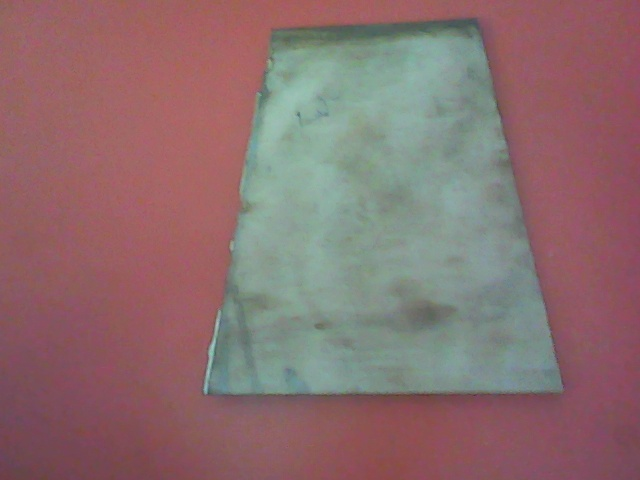
#> input picture OpenCV/im.jpg, 640 x 480 px, given in place of the camera
$ python take_pic+draw_filled_contour++.py   (Python 2 division)   (older library calls are emulated)
#> lines starting #> are read from the running program, lines starting #| are printed output that depends on the picture; after the words box and inside, x2 and y2 are one past the last pixel; in counts of white or black regions, pixels touching at a corner belong together; long printed decimals are rounded
import cv2
import numpy as np

# Create a VideoCapture object and read from input file
# If the input is the camera, pass 0 instead of the video file name
cap = cv2.VideoCapture(-1)

# Check if camera opened successfully
if (cap.isOpened()== False):
  print("Error opening video stream or file")
cap_frame=0

# Read until video is completed
while(cap.isOpened()):
  # Capture frame-by-frame
  ret, frame = cap.read()
#> frame is the input picture: shape (480, 640, 3); mean B, G, R 110.6, 109.9, 139.4
  if ret == True:

    # Display the resulting frame
    cv2.imshow('Frame',frame)

    # Press Q on keyboard to  exit
    if cv2.waitKey(25) & 0xFF == ord('q'):
#> (key q is pressed here)
      cap_frame=frame
      break

  # Break the loop
  else:
    break

cv2.imshow('PIC',cap_frame)
cv2.imwrite('image.jpg',cap_frame)
cv2.waitKey(0)

#reading source image from file
img = cv2.imread('image.jpg')
cv2.imshow('Image',img)
cv2.waitKey(0)

#converting source image to grayscale
gray_image = cv2.cvtColor(img, cv2.COLOR_BGR2GRAY)
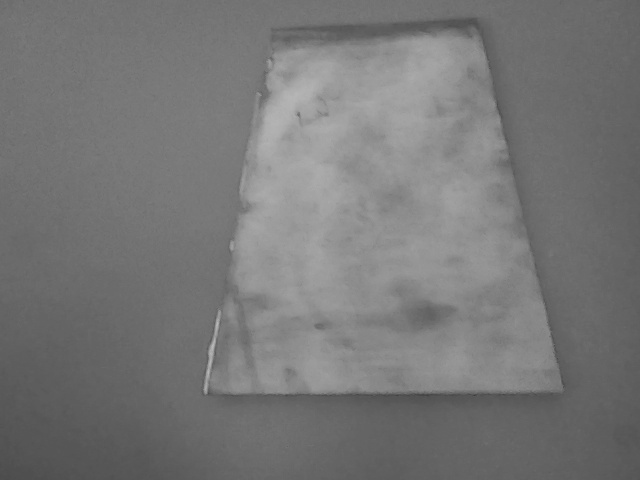
#> gray_image: shape (480, 640); min 58, max 188, mean 118.8

#applying a smoothing filter to the grayscale image
blur = cv2.GaussianBlur(gray_image,(3,3),0)
cv2.imshow('Blurred-Image',blur)
cv2.waitKey(0)

#Thresholding the blurred image
#ret,thresh1 = cv2.threshold(blur,220,255,cv2.THRESH_BINARY)
ret,thresh1 = cv2.threshold(blur,0,255,cv2.THRESH_BINARY+cv2.THRESH_OTSU)
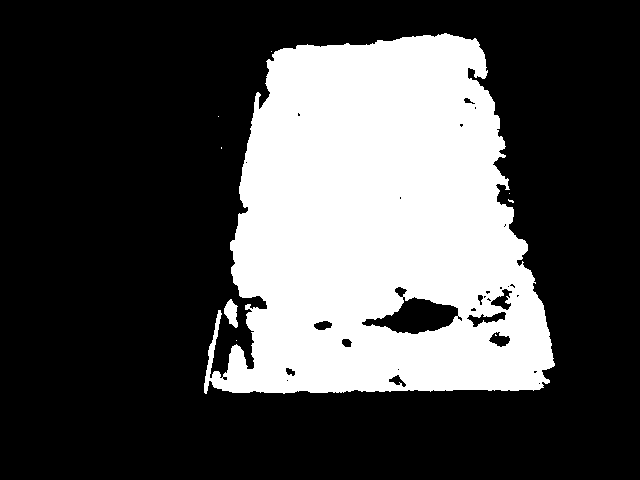
#> thresh1: shape (480, 640); 30% white; 9 white regions (7 under 20 px)
#> ret = 126
cv2.imshow('Thresholded-Image', thresh1)
cv2.waitKey(0)

#drawing contours on processed image
contours, hierarchy = cv2.findContours(thresh1.copy(), cv2.RETR_TREE, cv2.CHAIN_APPROX_SIMPLE)
#> contours = 41 contours, 28 with area under 20; largest, box (x1, y1, x2, y2) and area: (204, 33, 555, 394) 94066, (361, 296, 459, 335) 2072, (466, 311, 507, 328) 292, (490, 288, 513, 311) 243, (224, 299, 238, 328) 222

#finding image dimensions to compute area
height, width, channels = img.shape
#> height = 480; width = 640; channels = 3
print height, width, channels
#| 480 640 3

#finding number of contours
print('len(contours)=',len(contours))
#| len(contours)= 41

#locating child contours
print(hierarchy)
#> (printed output is left out)
a = hierarchy[0,0,2]
#> a = -1
print ('a=', a)
#| a= -1
b = hierarchy[0,a,0]
#> b = -1
print  ('b=', b)
#| b= -1

#this check is performed to eliminate smaller shapes
#that may be contoured due to noise/ lighting
#also includes the point polygon test
if (cv2.contourArea(contours[a])>cv2.contourArea(contours[b])):
 cimg=np.zeros_like(img)
 cv2.drawContours(cimg, contours, a, (0,255,0), cv2.cv.CV_FILLED)
 #cv2.fillPoly(img, pts = contours[a], color = (255,255,255))
 cv2.imshow('Sid-Image', cimg)
 cv2.waitKey(0)
 x,y,w,h = cv2.boundingRect(contours[a])
 #cv2.rectangle(cimg,(x-10,y-10),(x+w+10,y+h+10),(0,0,255),2)
 x=x-10
 y=y-10
 timg=np.zeros_like(img)
 direction=1

 x_st=x
 x_end=x+w+20
 while (y<=y+h+20):
  print(x,x+w+20)
  for i in range (x_st,x_end, direction):
   print('x:', i,'y:',y)
   a = cimg[y,i]
   if(a[1] == 255):
    timg[y,i] = [0,0,255]
    cv2.imshow('Sid-Image-copy', timg)
    cv2.waitKey(1)
  temp=x_st
  x_st=x_end
  x_end=temp
  if(direction==1):
   direction=-1
  else:
   direction=1
  y=y+1


 #dist = cv2.pointPolygonTest(contours[a],(34,254),True)
 #print('dist=', dist)
else:
 cv2.drawContours(img, contours, b, (0,255,0), 5)
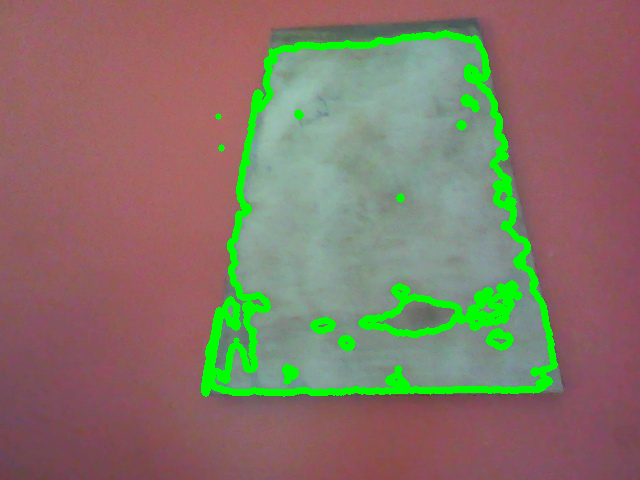
#> img: shape (480, 640, 3); mean B, G, R 103.4, 117, 132.5
 dist = cv2.pointPolygonTest(contours[b],(50,50),True)
#> dist = -415.9
 print('dist=', dist)
#| dist= -415.897

#display contour of shape
cv2.imshow('CONTOURS',img)
cv2.waitKey(0)

# When everything done, release the video capture object
cap.release()

# Closes all the frames
cv2.destroyAllWindows()
